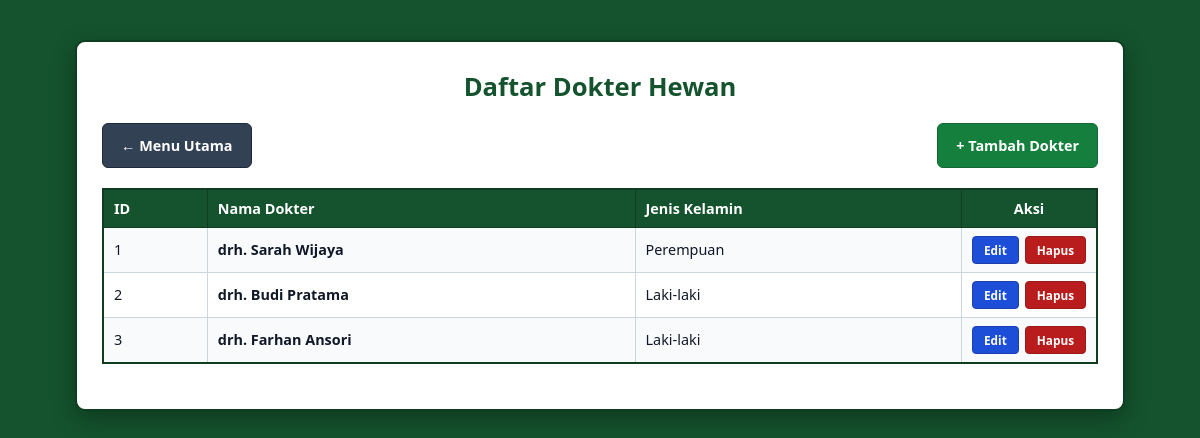
/view/veterinarians.php, run on the app's committed database.
### tables this page shows
CREATE TABLE veterinarians (
    id_vet INT AUTO_INCREMENT PRIMARY KEY,
    name VARCHAR(100) NOT NULL,
    gender ENUM('Laki-laki', 'Perempuan') NOT NULL
);

### class/Veterinarian.php (called while the page is built, shortened)
<?php
class Veterinarian {
    private $conn;
    private $table = "veterinarians";
    public function __construct($db) {
        $this->conn = $db;
    }
    public function readAll() {
        $stmt = $this->conn->prepare("SELECT * FROM {$this->table} ORDER BY id_vet ASC");
        $stmt->execute();
        return $stmt->fetchAll(PDO::FETCH_ASSOC);
    }
}
?>

### view/veterinarians.php (the view, shortened to what this page needs)
<link rel="stylesheet" href="../styles.css?v=<?= time() ?>">
<?php
require_once '../class/Veterinarian.php';
$db = (new Database())->conn;
$vet = new Veterinarian($db);
$action = $_GET['action'] ?? 'list';
?>
<div class="container">
<?php
switch ($action) {
        ?>
        <?php
    default:
        $list = $vet->readAll();
        ?>
        <h2>Daftar Dokter Hewan</h2>
        <div class="header-actions">
            <a href="../index.php" class="back-btn">&larr; Menu Utama</a>
            <a href="veterinarians.php?action=create" class="add-btn">+ Tambah Dokter</a>
        </div>
        <div class="table-responsive">
        <table>
            <tr>
                <th>ID</th>
                <th>Nama Dokter</th>
                <th>Jenis Kelamin</th>
                <th>Aksi</th>
            </tr>
            <?php if (empty($list)): ?>
            <tr>
                <td colspan="4" style="text-align:center;">Belum ada data dokter hewan.</td>
            </tr>
            <?php else: ?>
            <?php foreach ($list as $row): ?>
            <tr>
                <td><?= $row['id_vet'] ?></td>
                <td><strong><?= htmlspecialchars($row['name']) ?></strong></td>
                <td><?= htmlspecialchars($row['gender']) ?></td>
                <td>
                    <div class="action-buttons">
                        <a href="veterinarians.php?action=edit&id=<?= $row['id_vet'] ?>" class="edit-btn">Edit</a>
                        <a href="veterinarians.php?action=delete&id=<?= $row['id_vet'] ?>" class="delete-btn" onclick="return confirm('Hapus dokter hewan ini?')">Hapus</a>
                    </div>
                </td>
            </tr>
            <?php endforeach; ?>
            <?php endif; ?>
        </table>
        </div>
        <?php
        break;
}
?>
</div>

### styles.css (style rules this page uses)
* { margin: 0; padding: 0; box-sizing: border-box; }
.container { width: 95%; max-width: 1050px; margin: 40px auto; padding: 25px; background-color: #ffffff; border: 2px solid #0f3d21; border-radius: 10px; box-shadow: 0 8px 24px rgba(0, 0, 0, 0.3); overflow: hidden; }
h2 { color: #14532d; font-size: 1.6rem; font-weight: 800; margin-bottom: 15px; text-align: center; }
.header-actions { display: flex; justify-content: space-between; align-items: center; margin-bottom: 20px; }
.add-btn, .back-btn, .edit-btn, .delete-btn, button { padding: 10px 18px; border-radius: 6px; cursor: pointer; text-decoration: none; font-weight: 700; font-size: 0.9em; display: inline-block; }
.add-btn { background-color: #15803d; color: #ffffff; border: 1px solid #166534; }
.back-btn { background-color: #334155; color: #ffffff; border: 1px solid #1e293b; }
.action-buttons { display: inline-flex; align-items: center; justify-content: center; gap: 6px; white-space: nowrap; }
.edit-btn { background-color: #1d4ed8; color: #ffffff; border: 1px solid #1e40af; padding: 5px 11px; font-size: 0.82em; font-weight: 700; border-radius: 4px; text-decoration: none; display: inline-block; }
.delete-btn { background-color: #b91c1c; color: #ffffff; border: 1px solid #991b1b; padding: 5px 11px; font-size: 0.82em; font-weight: 700; border-radius: 4px; text-decoration: none; display: inline-block; }
.table-responsive { width: 100%; overflow-x: auto; margin: 20px 0; }
table { width: 100%; border-collapse: collapse; border: 2px solid #0f3d21; }
table th { background-color: #14532d; color: #ffffff; font-weight: 700; font-size: 0.9em; padding: 9px 10px; text-align: left; border: 1px solid #0f3d21; }
table td { padding: 8px 10px; text-align: left; color: #111827; font-size: 0.9em; font-weight: 500; border: 1px solid #cbd5e1; }
table th:last-child, table td:last-child { white-space: nowrap; text-align: center; width: 1%; }
table tr:nth-child(even) { background-color: #f8fafc; }

### data on the page
veterinarians: id_vet "1", name "drh. Sarah Wijaya", gender "Perempuan"
veterinarians: id_vet "2", name "drh. Budi Pratama", gender "Laki-laki"
veterinarians: id_vet "3", name "drh. Farhan Ansori", gender "Laki-laki"
